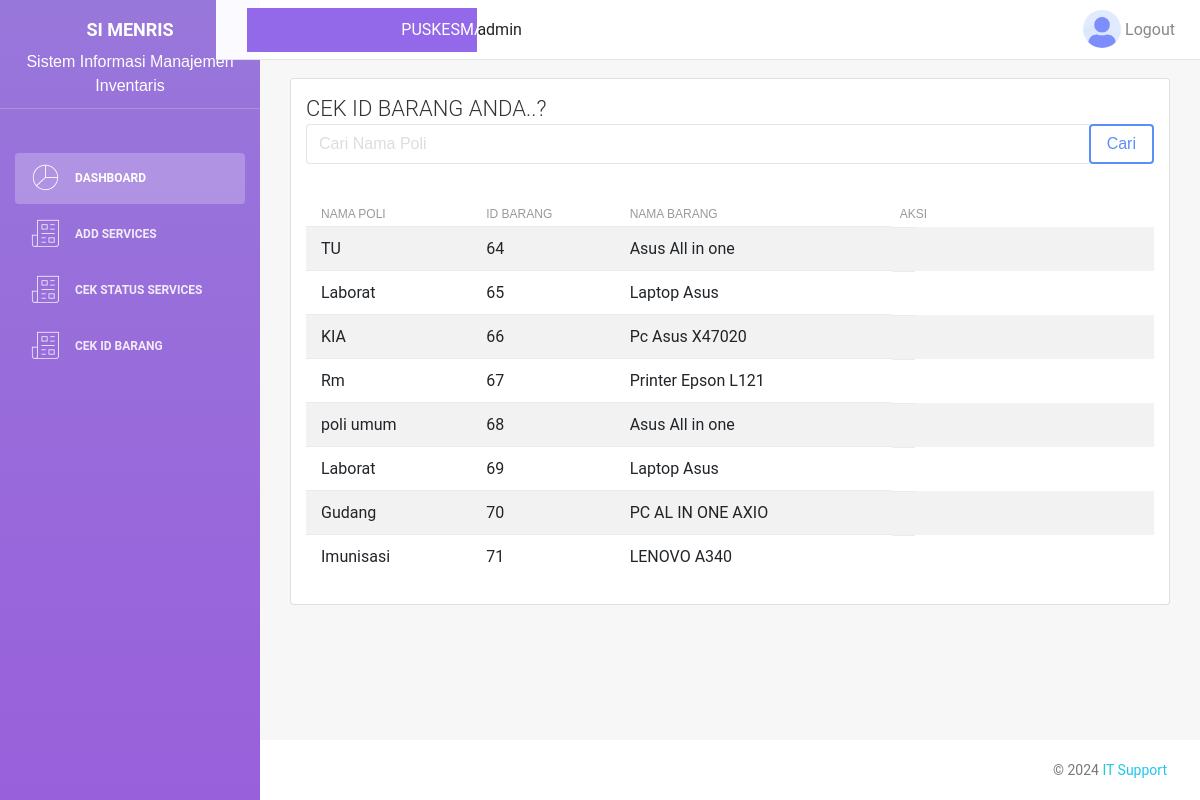
Page /karyawan/cek_id.php (signed in) on the committed database.
### tables this page shows
CREATE TABLE `barang` (
  `id_barang` int(30) NOT NULL,
  `id_poli` int(10) NOT NULL,
  `nama_barang` varchar(100) NOT NULL,
  `jumlah_barang` int(10) NOT NULL
);

CREATE TABLE `poli` (
  `id_poli` int(11) NOT NULL,
  `nama_poli` varchar(100) NOT NULL
);

### karyawan/cek_id.php (the view, shortened to what this page needs)
<?php
include_once __DIR__ . '/../config/config.php';
include_once __DIR__ . '/../layout/top_karyawan.php';
$search = isset($_GET['search']) ? $_GET['search'] : '';
$sql = "SELECT p.nama_poli, b.id_barang, b.nama_barang
        FROM barang b
        JOIN poli p ON b.id_poli = p.id_poli";
$stmt = $conn->prepare($sql);
$stmt->execute();
$result = $stmt->get_result();
?>
                <div class="main-panel">
                    <div class="content">
                        <div class="container-fluid">
                            <div class="row">
                                <div class="col-md-12 mt-5">
                                    <div class="card">
                                        <div class="card-header">
                                            <h4 class="card-title">CEK  ID BARANG ANDA..?</h4>
                                            <form method="GET" action="">
                                <div class="input-group">
                                    <input type="text" class="form-control" name="search" placeholder="Cari Nama Poli" value="<?= htmlspecialchars($search) ?>">
                                    <div class="input-group-append">
                                        <button class="btn btn-primary" type="submit">Cari</button>
                                    </div>
                                </div>
                            </form>
                                        </div>
                                        <div class="card-body">
                                        <table class="table table-hover table-striped w-100" id="table-1">
                                        <thead>
                                            <tr>
                                            <th>Nama Poli</th>
                                            <th>id Barang</th>
                                            <th>Nama Barang</th>
                                            <th style="width: 150">Aksi</th>
                                            </tr>
                                        </thead>
                                        <tbody>
                                        <?php
                                        while ($data = mysqli_fetch_array($result)) :
                                        ?>
                                        <tr>
                                        <td><?= $data['nama_poli'] ?></td>
                                        <td><?= $data['id_barang'] ?></td>
                                        <td><?= $data['nama_barang'] ?></td>
                                        <td>
                                        </tr>
                                        <?php
                                        endwhile;
                                        ?>
                                        </tbody>
                                        </table>
                                        </div>
                                    </div>
                                </div>
                            </div>
                        </div>
                    </div>
                </div>
            <?php
             include_once ('../layout/footer.php');
           ?>

### rows in the picture
barang: id_poli.nama_poli "TU", id_barang "64", nama_barang "Asus All in one"
barang: id_poli.nama_poli "Laborat", id_barang "65", nama_barang "Laptop Asus"
barang: id_poli.nama_poli "KIA", id_barang "66", nama_barang "Pc Asus X47020"
barang: id_poli.nama_poli "Rm", id_barang "67", nama_barang "Printer Epson L121"
barang: id_poli.nama_poli "poli umum", id_barang "68", nama_barang "Asus All in one"
barang: id_poli.nama_poli "Laborat", id_barang "69", nama_barang "Laptop Asus"
barang: id_poli.nama_poli "Gudang", id_barang "70", nama_barang "PC AL IN ONE AXIO"
barang: id_poli.nama_poli "Imunisasi", id_barang "71", nama_barang "LENOVO A340"

### other values in the picture
$_SESSION ['username'] "admin"
